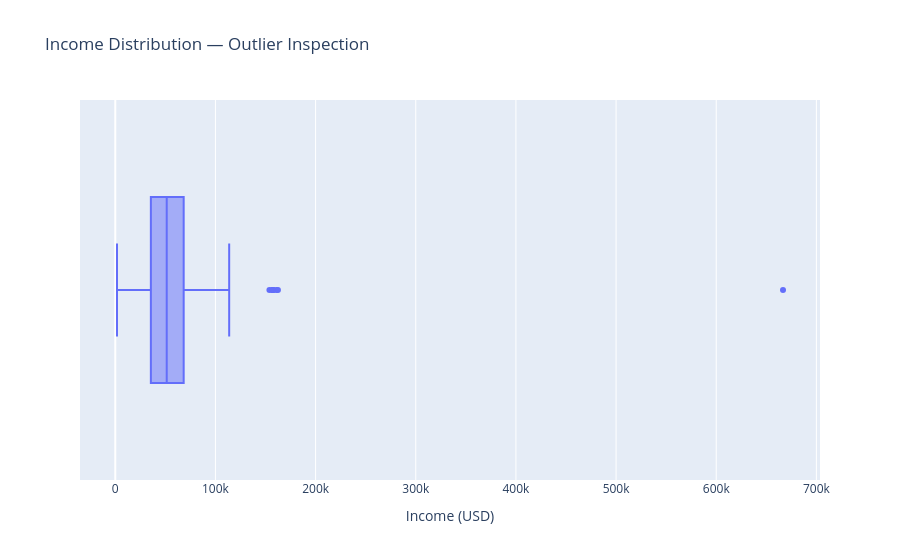

Notebook code for this chart:
### Markdown cell above
### Income: Outlier Check

Extreme income values can skew the model and make most customers look 
identical by comparison. We use a boxplot to spot the boundary, 
then remove anything above $200,000.

### Code cell
fig = px.box(
    data_frame=df,
    x="Income",
    title="Income Distribution — Outlier Inspection"
)
fig.update_layout(xaxis_title="Income (USD)")
fig.show()

### Figure 1 — Plotly figure (JSON) as saved in the notebook; plotly's stock layout.template omitted (floating-point values rounded to 4 significant figures; data arrays with more than 128 entries replaced by an {"elided": "..."} marker saying what was removed)
{"data": [{"alignmentgroup": "True", "hovertemplate": "Income=%{x}<extra></extra>", "legendgroup": "", "marker": {"color": "#636efa"}, "name": "", "notched": false, "offsetgroup": "", "orientation": "h", "showlegend": false, "type": "box", "x": {"elided": "2240 float values"}, "x0": " ", "xaxis": "x", "y0": " ", "yaxis": "y"}], "layout": {"boxmode": "group", "legend": {"tracegroupgap": 0}, "title": {"text": "Income Distribution — Outlier Inspection"}, "xaxis": {"anchor": "y", "domain": [0, 1], "title": {"text": "Income (USD)"}}, "yaxis": {"anchor": "x", "domain": [0, 1]}}}
